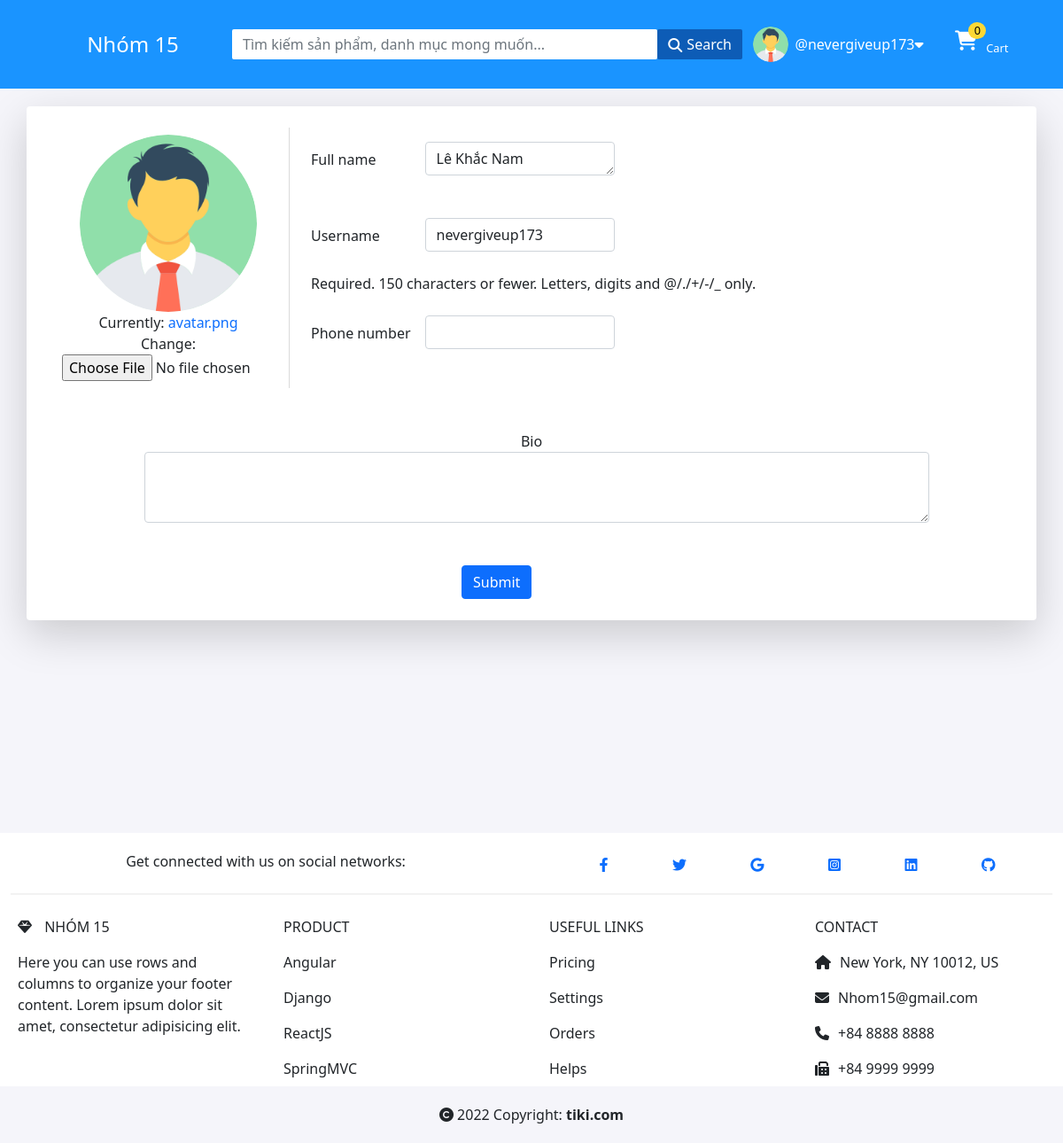
The page /update-info/ (signed in) on the database as committed earlier.
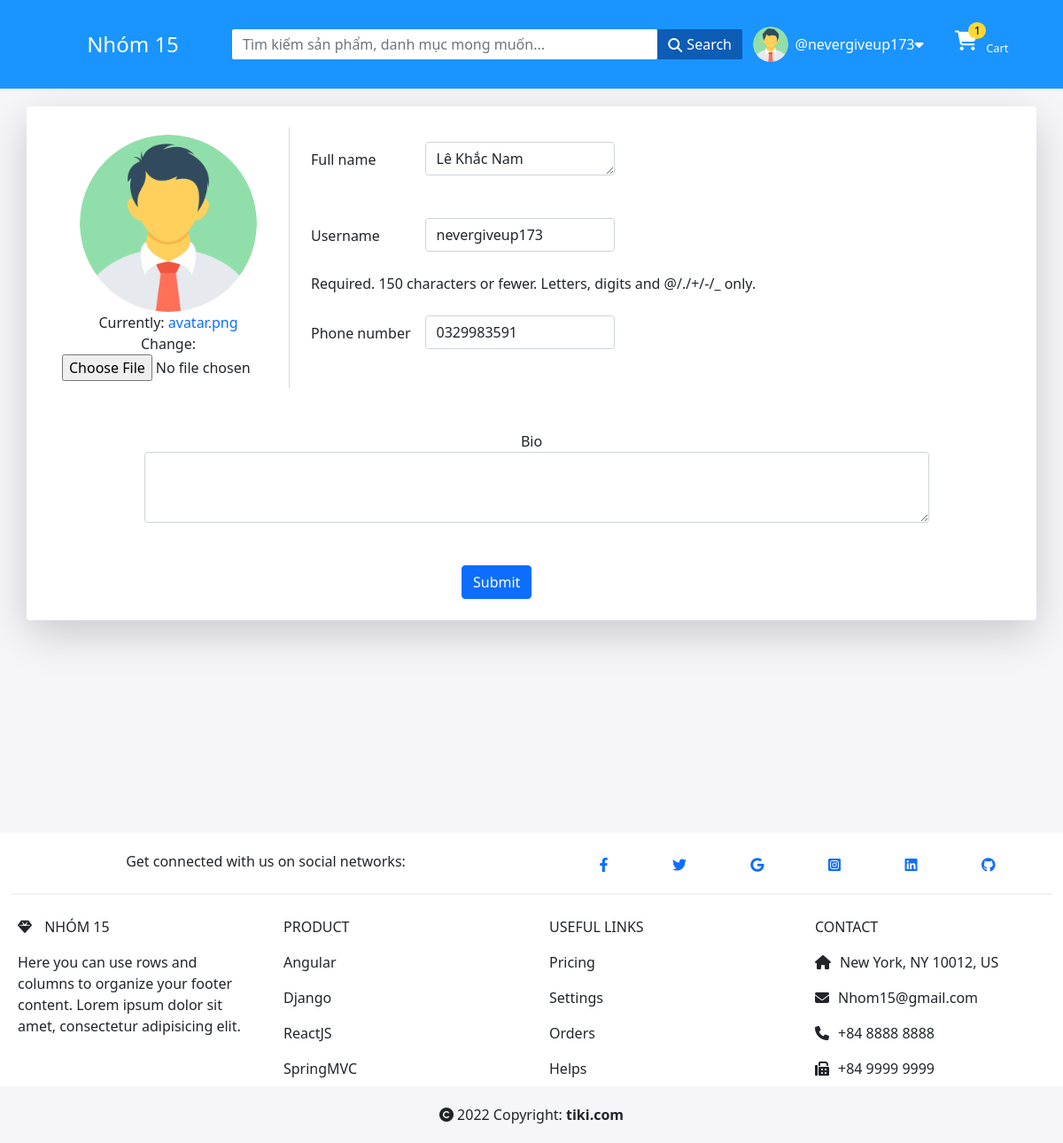
The same page on the database as committed later.
### base/models.py (models this page shows, shortened)
class Cart(models.Model):
    user = models.OneToOneField(User, on_delete = models.CASCADE)
    order = models.ManyToManyField(OrderProduct, blank=True)

class User(AbstractUser):
    functionality_of_user = models.ForeignKey(Function, on_delete=models.CASCADE, null=True, blank=True)
    name = models.CharField(max_length=200, null=True, blank=True)
    email = models.EmailField(unique=True, null=True)
    bio = models.TextField(null=True, blank=True)
    avatar = models.ImageField(null=True, default="avatar.png")
    full_name = models.TextField(max_length=100, null=True, blank=True)
    phone_number = models.CharField(max_length=20, null=True, blank=True)
    USERNAME_FIELD = 'email'
    REQUIRED_FIELDS = []

### base/views.py (the view, shortened to what this page needs)
# urls.py: path('update-info/', views.UpdateInfo, name='update-info'),
def UpdateInfo(request):
    cart = get_object_or_404(Cart, user = request.user)
    user = request.user
    form = UserForm(instance=user)
    context = {'form': form, 'cart': cart}
    return render(request, 'user/update_user.html', context)

### base/form.py
class UserForm(ModelForm):
    class Meta:
        model = User
        fields = ['avatar', 'full_name', 'username', 'phone_number', 'bio']
    def __init__(self, *args, **kwargs):
        super(UserForm, self).__init__(*args, **kwargs)
        self.fields['avatar'].widget.attrs['class'] = 'avatar-update'
        self.fields['full_name'].widget.attrs['class'] = 'form-control'
        self.fields['username'].widget.attrs['class'] = 'form-control'
        self.fields['phone_number'].widget.attrs['class'] = 'form-control'
        self.fields['bio'].widget.attrs['class'] = 'form-control decription-product'

### base/templates/user/update_user.html (shortened to what this page needs)
{% extends 'index.html' %}
{% block content %}
  <div class="container-fluid vh-100 bg-c" style="margin-top: 10%;">
    <div class="container bg-white rounded shadow-lg">
        <form action="" method="post" enctype="multipart/form-data">
            <div class="row p-4">
                <div class="col-3 border-r text-center p-2">
                    <div>
                        <img src="{{request.user.avatar.url}}" alt="" srcset="" class="rounded-circle" width="200px">
                    </div>
                    <div>
                        {{form.avatar}}
                    </div>
                </div>
                <div class="col-6">
                    {% for field in form %}
                    {% if field.label != 'Avatar' and field.label != 'Bio' %}
                    <div class="row d-flex flex-column justify-content-center align-items-center">
                        <div class="d-flex justify-content-start p-3">
                            <div class="col-3 mt-2">
                                {{field.label}}
                            </div>
                            <div class="col-5">
                                {{field}}
                            </div>
                        </div>
                        <div class="p-2 mlc-2">
                            {{field.help_text}}
                        </div>
                    </div>
                    {% endif %}
                    {% endfor %}
                </div>
            </div>
            <div class="row d-flex justify-content-center align-items-center p-4">
                <div class="col-3 text-center">
                    {{form.bio.label}}
                </div>
                <div class="col-10">
                    {{form.bio}}
                </div>
            </div>
            <div class="row p-4 d-flex justify-content-center">
                <div class="col-2">
                    <input type="submit" class="btn btn-primary" value="Submit">
                </div>
            </div>
        </form>
    </div>
  </div>
{% endblock %}

### templates/navbar.html (shortened to what this page needs)
{% load static %}
<div class="navbar-position">
    <div class="container-fluid navbar-fixed fixed-top">
        <div class="row d-flex align-items-center justify-content-center h-100">
            <div class="col-2 text-center">
                <a href="{% url 'home' %}" class="nav-link text-white"><span style="font-size: 1.5rem;">Nhóm 15</span></a>
            </div>
            <div class="form-outline form-white col-6 text-center">
                <form class="d-flex search" action="" method="GET">
                    <input class="form-control " style="color: #78788e; border-radius: 2px; border: none;padding: 5px 12px; max-height: 40px;" type="text" placeholder="Tìm kiếm sản phẩm, danh mục mong muốn..." aria-label="Search" name="q" >
                    <button class="" style=" background-color: rgb(13 92 182); color: #ffffff; max-height: 40px; border: none; border-radius: 2px; padding: 5px 12px; display: inline-flex;" type="submit"><i class="fa-solid fa-magnifying-glass" style="margin-right: 5px; margin-top: 0.3rem;"></i> Search</button>
                </form>
            </div>
            <div class="col-2 text-white d-flex justify-content-center align-items-center">
                {% if request.user.is_authenticated %}
                <div class="">
                    <img src="{{request.user.avatar.url}}" alt="" srcset="" class="rounded-circle" style="width: 5vh; margin-right: 3%;">
                </div>
                <div class="d-flex p-2 account" id="account">
                    <div>@{{request.user.username}}</div>
                    <div><i class="fa-solid fa-caret-down"></i></div>
                    <div class="padding-toogle"></div>
                </div>
                {% else %}
                <a href="{% url 'login' %}" style="text-decoration: none;" class="text-white"><i class="fa-solid fa-user-large" style="margin-right: 1rem;"></i>Login</a>
                {% endif %}
            </div>
            {%  if request.user.functionality_of_user.name == 'Customer' %}
            <div class="col-1">
                <a href="{% url 'cart' %}" class="nav-link text-white d-flex">
                    <div>
                        <div class="Cart-icon"><i class="fa-solid fa-cart-shopping cart-navbar-icon"></i>
                            <div class="announce">{{cart.order.all.count}}</div>
                        </div>
                    </div>
                    <span class="cart-navbar">Cart</span>
                </a>
            </div>
            {% endif %}
        </div>
    </div>
</div>

Rows that differ between the two databases and show on the page:
changed User "nevergiveup173": phone_number (not shown) → "0329983591"
computed for Cart: order.all.count "0" → "1"
